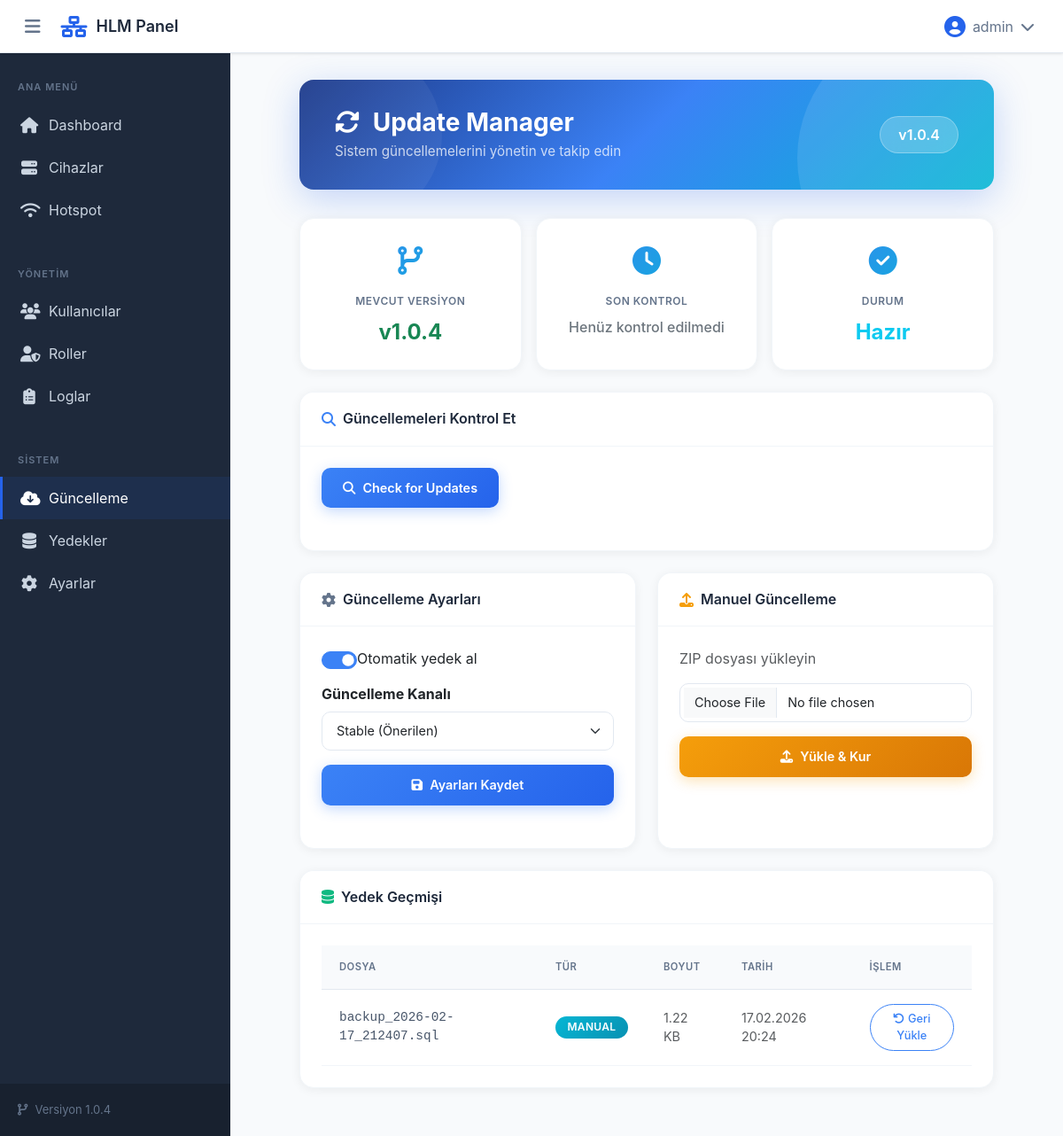
The page /pages/update-manager.php (signed in) on the database as committed earlier.
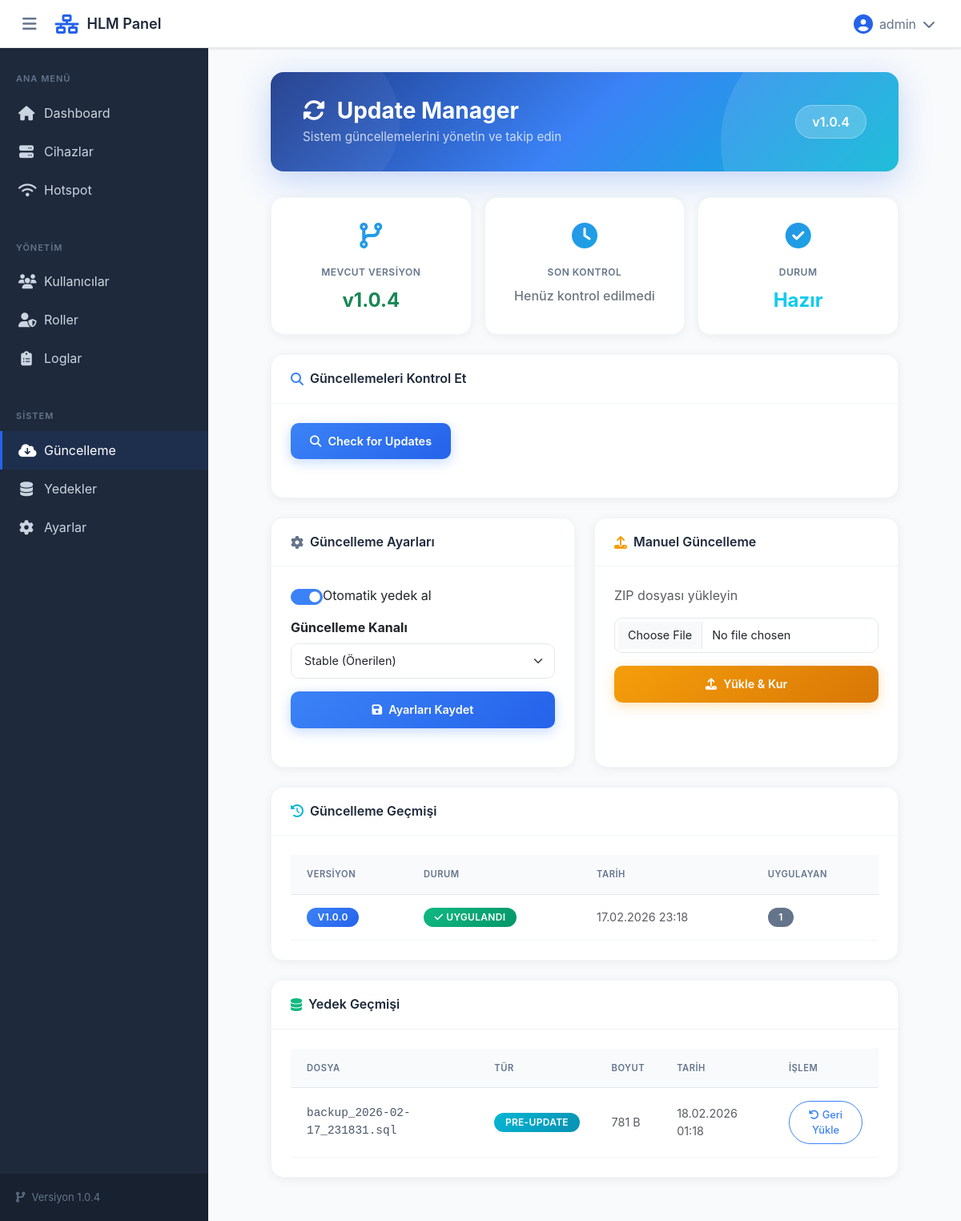
The same page on the database as committed later.
### tables this page shows
CREATE TABLE IF NOT EXISTS system_backups (
    id INT AUTO_INCREMENT PRIMARY KEY,
    filename VARCHAR(255) NOT NULL,
    filepath VARCHAR(500) NOT NULL,
    size_bytes BIGINT DEFAULT 0,
    backup_type ENUM('manual', 'auto', 'pre-update') DEFAULT 'manual',
    created_by INT,
    created_at TIMESTAMP DEFAULT CURRENT_TIMESTAMP,
    FOREIGN KEY (created_by) REFERENCES users(id) ON DELETE SET NULL,
    KEY idx_backup_type (backup_type),
    KEY idx_created_at (created_at)
);

CREATE TABLE IF NOT EXISTS users (
    id INT AUTO_INCREMENT PRIMARY KEY,
    username VARCHAR(50) NOT NULL UNIQUE,
    password VARCHAR(255) NOT NULL,
    email VARCHAR(100),
    role_id INT NOT NULL,
    is_active TINYINT(1) DEFAULT 1,
    last_login DATETIME,
    created_at TIMESTAMP DEFAULT CURRENT_TIMESTAMP,
    updated_at TIMESTAMP DEFAULT CURRENT_TIMESTAMP ON UPDATE CURRENT_TIMESTAMP,
    FOREIGN KEY (role_id) REFERENCES roles(id) ON DELETE RESTRICT
);

CREATE TABLE IF NOT EXISTS system_updates (
    id INT AUTO_INCREMENT PRIMARY KEY,
    version VARCHAR(20) NOT NULL,
    description TEXT,
    changelog TEXT,
    download_url VARCHAR(500),
    backup_id INT,
    error_message TEXT,
    applied_at DATETIME,
    applied_by INT,
    status ENUM('pending', 'downloading', 'applying', 'applied', 'failed', 'rolled_back') DEFAULT 'pending',
    created_at TIMESTAMP DEFAULT CURRENT_TIMESTAMP,
    FOREIGN KEY (applied_by) REFERENCES users(id) ON DELETE SET NULL,
    FOREIGN KEY (backup_id) REFERENCES system_backups(id) ON DELETE SET NULL,
    KEY idx_status (status),
    KEY idx_version (version)
);

### config/database.php (called while the page is built)
<?php
class Database {
    private static $instance = null;
    private $connection;
    private function __construct() {
        $host = 'localhost';
        $dbname = 'mikrotik_panel';
        $username = 'root';
        $password = '';
        try {
            $this->connection = new PDO(
                "mysql:host=$host;dbname=$dbname;charset=utf8mb4",
                $username,
                $password,
                [
                    PDO::ATTR_ERRMODE => PDO::ERRMODE_EXCEPTION,
                    PDO::ATTR_DEFAULT_FETCH_MODE => PDO::FETCH_ASSOC,
                    PDO::ATTR_EMULATE_PREPARES => false,
                    PDO::MYSQL_ATTR_INIT_COMMAND => "SET NAMES utf8mb4"
                ]
            );
        } catch (PDOException $e) {
            error_log("Database connection failed: " . $e->getMessage());
            die("Database connection failed.");
        }
    }
    public static function getInstance() {
        if (self::$instance === null) {
            self::$instance = new self();
        }
        return self::$instance;
    }
    public function getConnection() {
        return $this->connection;
    }
}

### includes/auth.php (called while the page is built, shortened)
<?php
require_once __DIR__ . '/../config/database.php';
class Auth {
    public function isLoggedIn() {
        return isset($_SESSION['logged_in']) && $_SESSION['logged_in'] === true;
    }
    public function getCurrentUser() {
        return [
            'id' => $_SESSION['user_id'],
            'username' => $_SESSION['username'],
            'role_id' => $_SESSION['role_id'] ?? null,
            'role_name' => $_SESSION['role_name'] ?? null
        ];
    }
}

### includes/UpdateManager.php (called while the page is built, shortened)
<?php
require_once __DIR__ . '/../config/database.php';
class UpdateManager {
    private $db;
    public function __construct() {
        $this->db = Database::getInstance()->getConnection();
    }
    public function getBackupHistory($limit = 10) {
        try {
            $stmt = $this->db->prepare("
                SELECT b.*, u.username
                FROM system_backups b
                LEFT JOIN users u ON b.created_by = u.id
                ORDER BY b.created_at DESC
                LIMIT ?
            ");
            $stmt->execute([$limit]);
            return $stmt->fetchAll();
        } catch (Exception $e) {
            error_log("Get backup history error: " . $e->getMessage());
            return [];
        }
    }
    public function getUpdateHistory($limit = 10) {
        try {
            $stmt = $this->db->prepare("
                SELECT u.*, us.username
                FROM system_updates u
                LEFT JOIN users us ON u.applied_by = us.id
                ORDER BY COALESCE(u.applied_at, u.created_at) DESC
                LIMIT ?
            ");
            $stmt->execute([$limit]);
            return $stmt->fetchAll();
        } catch (Exception $e) {
            error_log("Get update history error: " . $e->getMessage());
            return [];
        }
    }
}

### pages/update-manager.php (the view, shortened to what the rows shown need)
<?php
require_once __DIR__ . '/../config/database.php';
require_once __DIR__ . '/../includes/auth.php';
require_once __DIR__ . '/../includes/UpdateManager.php';
$auth = new Auth();
$updateManager = new UpdateManager();
$updateHistory = $updateManager->getUpdateHistory(10);
$backups = $updateManager->getBackupHistory(10);
require_once __DIR__ . '/../includes/header.php';
?>
<link rel="stylesheet" href="<?php echo BASE_URL; ?>/assets/css/update-manager.css">
<div class="container-fluid" style="max-width: none !important; width: 100% !important; padding: 0 3rem !important;">
    <div class="update-manager-header">
        <div class="d-flex justify-content-between align-items-center flex-wrap gap-3">
            <div>
                <h1>
                    <i class="fas fa-sync-alt me-2"></i>
                    Update Manager
                </h1>
            </div>
        </div>
    </div>
    <?php if (!empty($updateHistory)): ?>
    <div class="update-card card">
        <div class="card-body">
            <div class="table-responsive">
                <table class="table table-modern">
                    <thead>
                        <tr>
                            <th>Versiyon</th>
                            <th>Durum</th>
                            <th>Tarih</th>
                            <th>Uygulayan</th>
                        </tr>
                    </thead>
                    <tbody>
                        <?php foreach ($updateHistory as $update): ?>
                        <tr>
                            <td><span class="badge badge-modern bg-primary">v<?php echo htmlspecialchars($update['version']); ?></span></td>
                            <td>
                                <?php if ($update['status'] === 'applied'): ?>
                                    <span class="badge badge-modern bg-success"><i class="fas fa-check me-1"></i>Uygulandı</span>
                                <?php else: ?>
                                    <span class="badge badge-modern bg-danger"><?php echo htmlspecialchars($update['status']); ?></span>
                                <?php endif; ?>
                            </td>
                            <td class="text-muted"><?php echo date('d.m.Y H:i', strtotime($update['applied_at'])); ?></td>
                            <td><span class="badge badge-modern bg-secondary"><?php echo htmlspecialchars($update['applied_by'] ?? 'admin'); ?></span></td>
                        </tr>
                        <?php endforeach; ?>
                    </tbody>
                </table>
            </div>
        </div>
    </div>
    <?php endif; ?>
    <?php if (!empty($backups)): ?>
    <div class="update-card card">
        <div class="card-body">
            <div class="table-responsive">
                <table class="table table-modern">
                    <thead>
                        <tr>
                            <th>Dosya</th>
                            <th>Tür</th>
                            <th>Boyut</th>
                            <th>Tarih</th>
                            <th>İşlem</th>
                        </tr>
                    </thead>
                    <tbody>
                        <?php foreach ($backups as $backup): ?>
                        <tr>
                            <td class="font-monospace small"><?php echo htmlspecialchars($backup['filename']); ?></td>
                            <td><span class="badge badge-modern bg-info"><?php echo htmlspecialchars($backup['backup_type']); ?></span></td>
                            <td class="text-muted"><?php
                                $size = isset($backup['size_bytes']) ? $backup['size_bytes'] : 0;
                                if ($size > 1024 * 1024) {
                                    echo round($size / (1024 * 1024), 2) . ' MB';
                                } elseif ($size > 1024) {
                                    echo round($size / 1024, 2) . ' KB';
                                } else {
                                    echo $size . ' B';
                                }
                            ?></td>
                            <td class="text-muted"><?php echo date('d.m.Y H:i', strtotime($backup['created_at'])); ?></td>
                            <td>
                                <button class="btn btn-sm btn-outline-primary rounded-pill" onclick="restoreBackup(<?php echo $backup['id']; ?>)">
                                    <i class="fas fa-undo me-1"></i>Geri Yükle
                                </button>
                            </td>
                        </tr>
                        <?php endforeach; ?>
                    </tbody>
                </table>
            </div>
        </div>
    </div>
    <?php endif; ?>
</div>
<link rel="stylesheet" href="https://cdn.jsdelivr.net/npm/sweetalert2@11/dist/sweetalert2.min.css">
<?php require_once __DIR__ . '/../includes/footer.php'; ?>

### includes/header.php (shortened to what the rows shown need)
<?php
if (!isset($auth) || !isset($currentUser)) {
    require_once __DIR__ . '/../includes/auth.php';
    $currentUser = $auth->getCurrentUser();
}
$displayUsername = htmlspecialchars($currentUser['username'] ?? 'User');
?>
<!DOCTYPE html>
<html lang="tr">
<head>
    <link href="https://cdn.jsdelivr.net/npm/bootstrap@5.3.0/dist/css/bootstrap.min.css" rel="stylesheet">
    <link rel="stylesheet" href="https://cdnjs.cloudflare.com/ajax/libs/font-awesome/6.4.0/css/all.min.css">
    <link rel="stylesheet" href="<?php echo BASE_URL; ?>/assets/css/style.css">
</head>
<body>
    <header class="main-header">
        <div class="header-right">
            <div class="user-menu">
                <button class="user-button" onclick="toggleUserMenu()">
                    <i class="fas fa-user-circle"></i>
                    <span><?php echo $displayUsername; ?></span>
                    <i class="fas fa-chevron-down"></i>
                </button>
            </div>
        </div>
    </header>
    <div class="layout-container">
        <main class="main-content">
            <div class="content-wrapper">

Rows that differ between the two databases and show on the page:
removed system_backups: created_by.username "admin", filename "backup_2026-02-17_212407.sql", backup_type "MANUAL", $size/1024 "1.22", created_at "17.02.2026 20:24"
added system_updates: version "1.0.0", status "applied" (drawn), applied_at "17.02.2026 23:18", applied_by "1"
added system_backups: filename "backup_2026-02-17_231831.sql", backup_type "PRE-UPDATE", size_bytes "781", created_at "18.02.2026 01:18"
Other text that changed with them:
$displayUsername: (not shown) → "admin"
text now shown: "Güncelleme Geçmişi VERSIYON DURUM TARIH UYGULAYAN"
